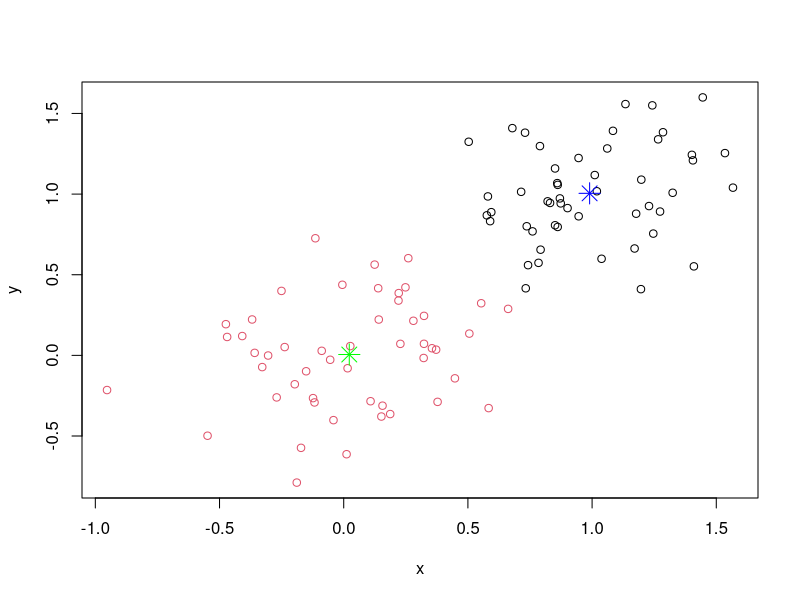

Reproduce this figure in R.
## ---- chunk 1
# use kmeans from stats package
x <- rbind(matrix(rnorm(100, sd = 0.3), ncol = 2),
           matrix(rnorm(100, mean = 1, sd = 0.3), ncol = 2))
colnames(x) <- c("x", "y")
(cl <- kmeans(x, 2))
## ---- chunk 2
plot(x, col=cl$cluster)
#points(cl$centers, col = 1:2, pch = 8, cex=2)
points(cl$centers, col = c("blue", "green"), pch=8, cex=2)
